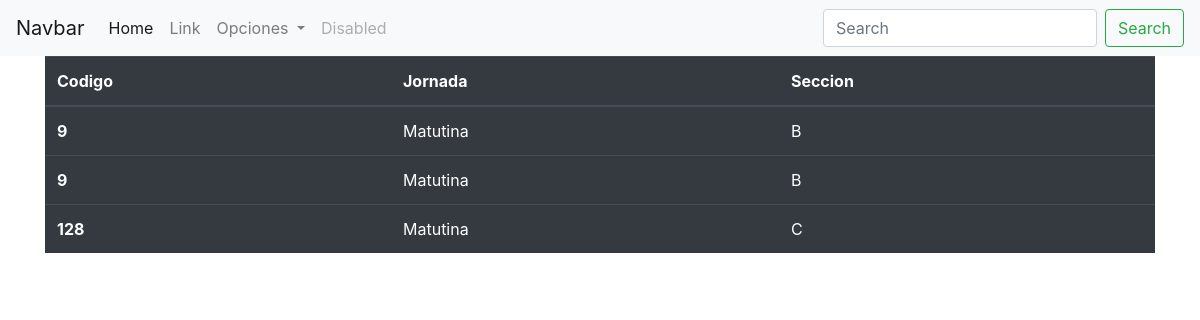
The page /MostrarSeccion/ on the database its author committed.
### models/Seccion/models.py (models this page shows)
class Secciones(models.Model):
    jornada = models.CharField(max_length=25)
    seccion = models.CharField(max_length=25)
    codigo = models.IntegerField()

### models/Seccion/views.py (the view)
# urls.py: path('MostrarSeccion/', FormularioSeccionView.lista, name="MostrarSeccion"),
    def lista(request):
        seccion = Secciones.objects.all()
        return render(request, "MostrarSeccion.html", {'seccions': seccion})

### templates/MostrarSeccion.html
{% extends 'index.html' %}
{% block content %}
    <table class="table table-dark">
  <thead>
    <tr>
      <th scope="col">Codigo</th>
      <th scope="col">Jornada</th>
      <th scope="col">Seccion</th>
    </tr>
  </thead>
  <tbody>
  {% for seccion in seccions %}
      <tr>
      <th scope="row">{{ seccion.codigo }}</th>
      <td>{{ seccion.jornada}}</td>
      <td>{{ seccion.seccion }}</td>
    </tr>
  {% endfor %}
  </tbody>
</table>
{% endblock %}

### rows shown on the page
Secciones: codigo "9", jornada "Matutina", seccion "B"
Secciones: codigo "9", jornada "Matutina", seccion "B"
Secciones: codigo "128", jornada "Matutina", seccion "C"
